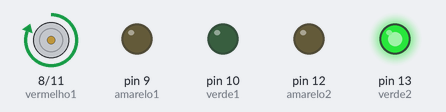
A sketch run on a simulated Arduino Uno, built with avr-gcc and run on an emulated ATmega328P. Parts: motor-driver pin pairs drawn as motors (green arrow = first pin HIGH = forward, orange = second pin HIGH = backward, longer = more drive), output pins drawn as LEDs (lit = HIGH).

Above: at 10.0 s.
At 22.5 s:
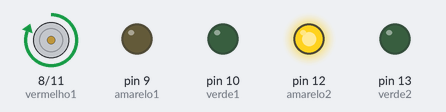
At 35.0 s:
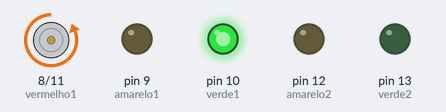
At 47.5 s:
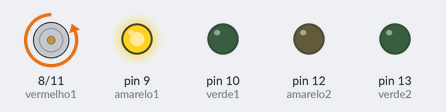
Timing chart, 0 to 65.0 s (numbered marks = the images above):
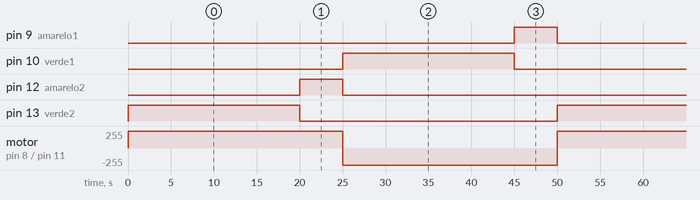

The sketch:

exsemaforos.ino
```cpp
// Definição dos pinos dos LEDs para os dois semáforos
const int vermelho1 = 8;
const int amarelo1 = 9;
const int verde1 = 10;

const int vermelho2 = 11;
const int amarelo2 = 12;
const int verde2 = 13;

unsigned long tempoAnterior = 0;
int estado = 0; // Estado do semáforo

void setup() {
  pinMode(vermelho1, OUTPUT);
  pinMode(amarelo1, OUTPUT);
  pinMode(verde1, OUTPUT);

  pinMode(vermelho2, OUTPUT);
  pinMode(amarelo2, OUTPUT);
  pinMode(verde2, OUTPUT);
}

void loop() {
  unsigned long tempoAtual = millis();

  switch (estado) {
    case 0:  // 🔴 Semáforo 1: Vermelho | 🟢 Semáforo 2: Verde
      digitalWrite(vermelho1, HIGH);
      digitalWrite(amarelo1, LOW);
      digitalWrite(verde1, LOW);

      digitalWrite(vermelho2, LOW);
      digitalWrite(amarelo2, LOW);
      digitalWrite(verde2, HIGH);

      if (tempoAtual - tempoAnterior >= 20000) { // 20s
        tempoAnterior = tempoAtual;
        estado = 1;
      }
      break;

    case 1:  // 🟡 Semáforo 2: Amarelo | 🟢 Semáforo 1: Ainda Vermelho
      digitalWrite(vermelho2, LOW);
      digitalWrite(amarelo2, HIGH);
      digitalWrite(verde2, LOW);

      if (tempoAtual - tempoAnterior >= 5000) { // 5s
        tempoAnterior = tempoAtual;
        estado = 2;
      }
      break;

    case 2:  // 🟢 Semáforo 1: Verde | 🔴 Semáforo 2: Vermelho
      digitalWrite(verde1, HIGH);
      digitalWrite(amarelo1, LOW);
      digitalWrite(vermelho1, LOW);

      digitalWrite(vermelho2, HIGH);
      digitalWrite(amarelo2, LOW);
      digitalWrite(verde2, LOW);

      if (tempoAtual - tempoAnterior >= 20000) { // 20s
        tempoAnterior = tempoAtual;
        estado = 3;
      }
      break;

    case 3:  // 🟡 Semáforo 1: Amarelo | 🔴 Semáforo 2: Ainda Vermelho
      digitalWrite(verde1, LOW);
      digitalWrite(amarelo1, HIGH);
      digitalWrite(vermelho1, LOW);

      if (tempoAtual - tempoAnterior >= 5000) { // 5s
        tempoAnterior = tempoAtual;
        estado = 0; // Volta para o primeiro estado
      }
      break;
  }
}
```

Measured:
- by itself, pin 9 (amarelo1), pin 12 (amarelo2): alternates HIGH for 5.0 s and LOW for 45.0 s
- by itself, pin 10 (verde1), pin 13 (verde2): alternates HIGH for 20.0 s and LOW for 30.0 s
- by itself, motor on pin 8 (vermelho1) / pin 11 (vermelho2): alternates forward 255/255 for 25.0 s and backward 255/255 for 25.0 s
